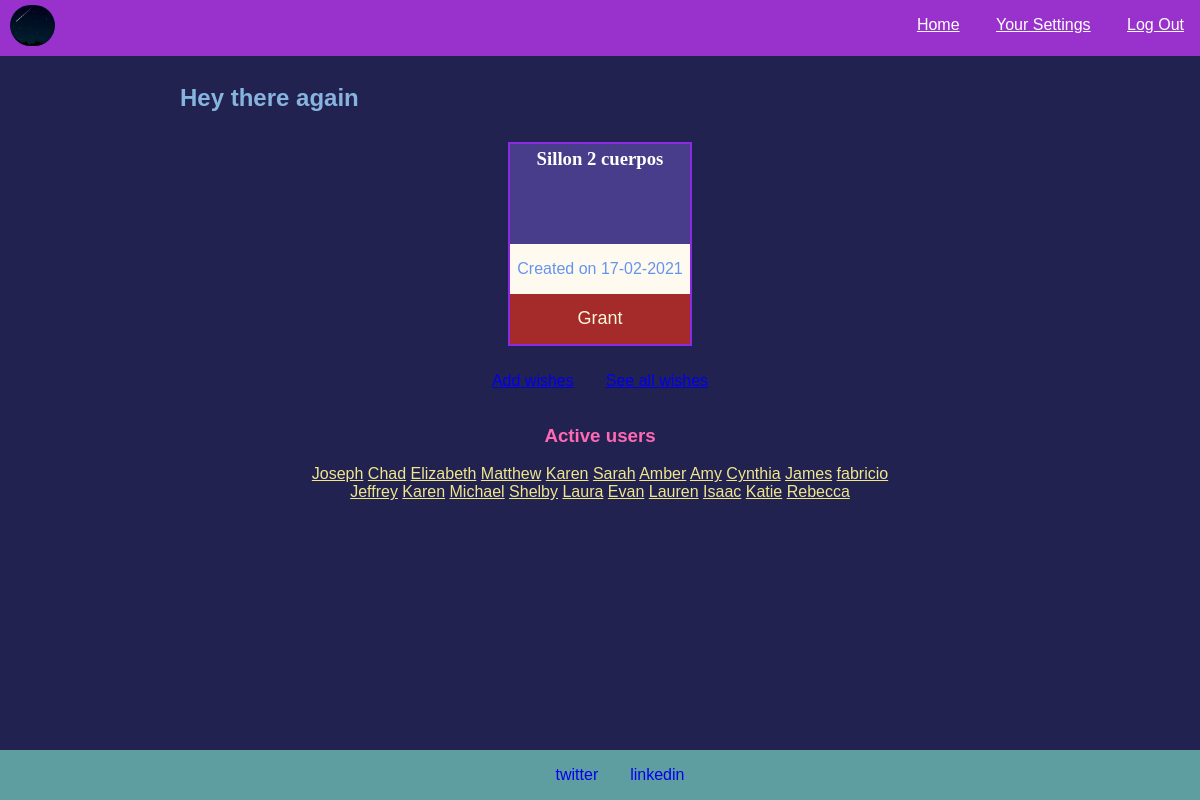
Page / (signed in) on the committed database.
### app.py (models this page shows)
class Product(db.Model):
    id = db.Column(db.Integer, primary_key=True)
    name = db.Column(db.String(50), nullable=False)
    link = db.Column(db.Text, nullable=False)
    store = db.Column(db.String(5), nullable=False) # puede ser nullable esto?
    additional = db.Column(db.String(140))
    user_id = db.Column(db.Integer, db.ForeignKey("user.id"), nullable=False)
    created =  db.Column(db.DateTime, default=datetime.now)

class User(db.Model):
    id = db.Column(db.Integer, primary_key=True)
    username = db.Column(db.String(20), nullable=False)
    password = db.Column(db.String(100), nullable=False)
    email = db.Column(db.String(40), nullable=False)
    active = db.Column(db.DateTime, default=datetime.now)
    products = db.relationship("Product", backref="user")

### app.py (the view)
@app.route("/")
@login_required
def index():
    user_id = session["user_id"]
    elements = Product.query.filter_by(user_id=user_id).all()
    others = User.query.filter(User.id.isnot(user_id)).all()
    print(elements)
    print(f"These are the other users:\n{others}")
    return render_template("index.html", cards=elements[:3], users=others)

### app.py (called while the page is built)
@app.template_filter()
def datetimeformat(date, format='%d-%m-%Y'):
    return date.strftime(format)

@app.after_request
def after_request(response):
    response.headers["Cache-Control"] = "no-cache, no-store, must-revalidate"
    response.headers["Expires"] = 0
    response.headers["Pragma"] = "no-cache"
    return response

### helpers.py (called while the page is built)
def login_required(f):
    @wraps(f)
    def decorated_function(*args, **kwargs):
        if session.get("user_id") is None:
            return redirect("/login")
        return f(*args, **kwargs)
    return decorated_function

### templates/index.html
{% extends "base.html" %}
{% block main %}
<h2>Hey there again</h2>
<div class="main-frame">
    <div class="myitems-div">
        {% if cards|length > 0 %}
            <div class="cards-container">
                {% for card in cards %}
                <div class="card">
                    <h3 class="card-title">{{card.name}}</h3>
                    <p>Created on {{card.created|datetimeformat}}</p>
                    <button onclick="window.open('{{card.link}}','_blank');" class="card-btn" type="button">Grant</button>
                </div>
                {% endfor %}
            </div>
            <div class="options-main">
                <p><a href="{{url_for('add_product')}}">Add wishes</a></p>
                <p><a href="{{url_for('my_wishes')}}">See all wishes</a></p>
            </div>
        {% else %}
            <p>You don't have any listed wish yet. <a href="{{url_for('add_product')}}">Add some</a></p>
        {% endif %}
    </div>
    <div class="explore-users">
        <h3>Active users</h3>
        {% for user in users %}
        <a href="{{url_for('view_user',id=user.id)}}">{{user.username}}</a>
        {% endfor %}
    </div>
</div>
{% endblock %}

### static/styles.css (style rules this page uses)
body, html { margin:0; height:100%; position:relative; }
.options-main { display:flex; flex-direction:row; justify-content: center; }
.options-main p { margin:1rem; }
.cards-container { display:flex; flex-direction:row; justify-content:space-evenly; flex-wrap:wrap; }
.card { position:relative; width:180px; height:200px; border:2px solid blueviolet; text-align:center; margin:10px 5px; }
.card-btn { width:100%; background-color: brown; border:none; color:cornsilk; display:inline-block; font-size:large; height:50px; margin-bottom:0; }
.card-title { height:100px; background-color: darkslateblue; color:white; font-family:tahoma; font-weight: bolder; line-height:30px; margin:0; }
.card p, .visited-card p { background-color:floralwhite; color:cornflowerblue; height:50px; line-height:50px; margin:0; }
.explore-users { color:hotpink; margin:0 auto; width:70%; text-align: center; }
.explore-users a:link { color:khaki; }

### rows in the picture
Product: name "Sillon 2 cuerpos", created "17-02-2021"
User: username "Joseph"
User: username "Chad"
User: username "Elizabeth"
User: username "Matthew"
User: username "Karen"
User: username "Sarah"
User: username "Amber"
User: username "Amy"
User: username "Cynthia"
User: username "James"
User: username "fabricio"
User: username "Jeffrey"
User: username "Karen"
User: username "Michael"
User: username "Shelby"
User: username "Laura"
User: username "Evan"
User: username "Lauren"
User: username "Isaac"
User: username "Katie"
User: username "Rebecca"
